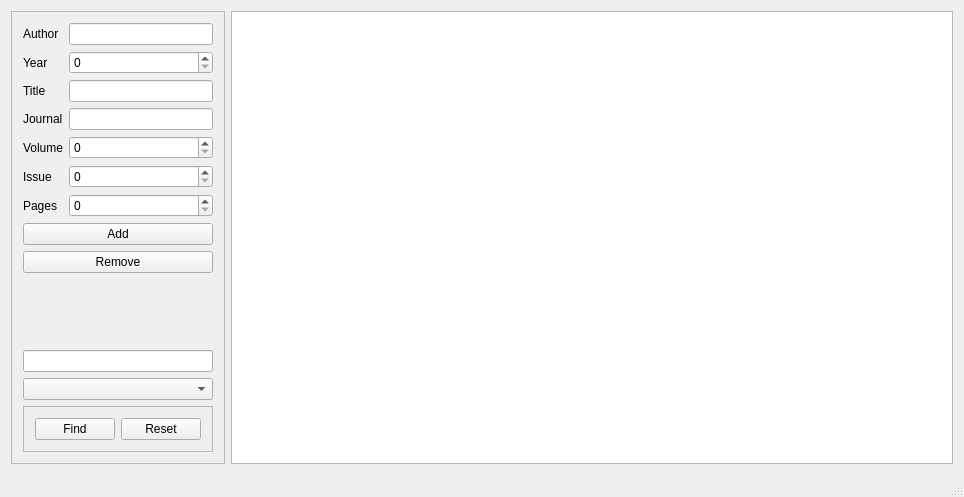
<?xml version="1.0" encoding="UTF-8"?>
<ui version="4.0">
 <class>MainWindow</class>
 <widget class="QMainWindow" name="MainWindow">
  <property name="geometry">
   <rect>
    <x>0</x>
    <y>0</y>
    <width>964</width>
    <height>497</height>
   </rect>
  </property>
  <property name="windowTitle">
   <string>MainWindow</string>
  </property>
  <widget class="QWidget" name="centralWidget">
   <layout class="QGridLayout" name="gridLayout">
    <item row="0" column="1">
     <widget class="QTableView" name="tableView"/>
    </item>
    <item row="0" column="0">
     <widget class="QFrame" name="frame">
      <property name="sizePolicy">
       <sizepolicy hsizetype="Maximum" vsizetype="Preferred">
        <horstretch>0</horstretch>
        <verstretch>0</verstretch>
       </sizepolicy>
      </property>
      <property name="frameShape">
       <enum>QFrame::StyledPanel</enum>
      </property>
      <property name="frameShadow">
       <enum>QFrame::Raised</enum>
      </property>
      <layout class="QGridLayout" name="gridLayout_2">
       <item row="9" column="0">
        <spacer name="verticalSpacer">
         <property name="orientation">
          <enum>Qt::Vertical</enum>
         </property>
         <property name="sizeHint" stdset="0">
          <size>
           <width>20</width>
           <height>40</height>
          </size>
         </property>
        </spacer>
       </item>
       <item row="8" column="0" colspan="2">
        <widget class="QPushButton" name="btnRemove">
         <property name="text">
          <string>Remove</string>
         </property>
        </widget>
       </item>
       <item row="7" column="0" colspan="2">
        <widget class="QPushButton" name="btnAdd">
         <property name="text">
          <string>Add</string>
         </property>
        </widget>
       </item>
       <item row="1" column="0">
        <widget class="QLabel" name="label_2">
         <property name="text">
          <string>Year</string>
         </property>
        </widget>
       </item>
       <item row="3" column="0">
        <widget class="QLabel" name="label_4">
         <property name="text">
          <string>Journal</string>
         </property>
        </widget>
       </item>
       <item row="4" column="0">
        <widget class="QLabel" name="label_5">
         <property name="text">
          <string>Volume</string>
         </property>
        </widget>
       </item>
       <item row="0" column="1">
        <widget class="QLineEdit" name="txtAuthor"/>
       </item>
       <item row="2" column="0">
        <widget class="QLabel" name="label_3">
         <property name="text">
          <string>Title</string>
         </property>
        </widget>
       </item>
       <item row="0" column="0">
        <widget class="QLabel" name="label">
         <property name="text">
          <string>Author</string>
         </property>
        </widget>
       </item>
       <item row="6" column="0">
        <widget class="QLabel" name="label_7">
         <property name="text">
          <string>Pages</string>
         </property>
        </widget>
       </item>
       <item row="5" column="0">
        <widget class="QLabel" name="label_6">
         <property name="text">
          <string>Issue</string>
         </property>
        </widget>
       </item>
       <item row="10" column="0" colspan="2">
        <widget class="QLineEdit" name="txtFind"/>
       </item>
       <item row="11" column="0" colspan="2">
        <widget class="QComboBox" name="cmbFind"/>
       </item>
       <item row="12" column="0" colspan="2">
        <widget class="QFrame" name="frame_2">
         <property name="frameShape">
          <enum>QFrame::StyledPanel</enum>
         </property>
         <property name="frameShadow">
          <enum>QFrame::Raised</enum>
         </property>
         <layout class="QHBoxLayout" name="horizontalLayout">
          <item>
           <widget class="QPushButton" name="btnFind">
            <property name="text">
             <string>Find</string>
            </property>
           </widget>
          </item>
          <item>
           <widget class="QPushButton" name="btnReset">
            <property name="text">
             <string>Reset</string>
            </property>
           </widget>
          </item>
         </layout>
        </widget>
       </item>
       <item row="2" column="1">
        <widget class="QLineEdit" name="txtTitle"/>
       </item>
       <item row="3" column="1">
        <widget class="QLineEdit" name="txtJournal"/>
       </item>
       <item row="1" column="1">
        <widget class="QSpinBox" name="spnYear"/>
       </item>
       <item row="4" column="1">
        <widget class="QSpinBox" name="spnVolume"/>
       </item>
       <item row="5" column="1">
        <widget class="QSpinBox" name="spnIssue"/>
       </item>
       <item row="6" column="1">
        <widget class="QSpinBox" name="spnPages"/>
       </item>
      </layout>
     </widget>
    </item>
   </layout>
  </widget>
  <widget class="QStatusBar" name="statusBar"/>
 </widget>
 <layoutdefault spacing="6" margin="11"/>
 <resources/>
 <connections/>
</ui>
